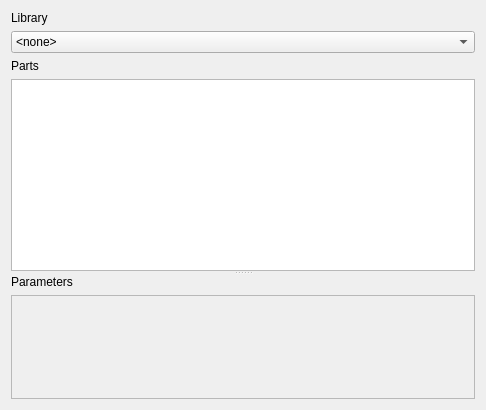
<?xml version="1.0" encoding="UTF-8"?>
<ui version="4.0">
 <class>LibraryWidget</class>
 <widget class="QWidget" name="LibraryWidget">
  <property name="geometry">
   <rect>
    <x>0</x>
    <y>0</y>
    <width>486</width>
    <height>410</height>
   </rect>
  </property>
  <property name="windowTitle">
   <string>Library</string>
  </property>
  <layout class="QGridLayout" name="gridLayout">
   <item row="1" column="0">
    <widget class="QComboBox" name="comboBox">
     <item>
      <property name="text">
       <string>&lt;none&gt;</string>
      </property>
     </item>
    </widget>
   </item>
   <item row="3" column="0">
    <widget class="QSplitter" name="splitter">
     <property name="lineWidth">
      <number>1</number>
     </property>
     <property name="orientation">
      <enum>Qt::Vertical</enum>
     </property>
     <property name="childrenCollapsible">
      <bool>false</bool>
     </property>
     <widget class="LibraryListWidget" name="listWidgetParts">
      <property name="dragEnabled">
       <bool>true</bool>
      </property>
     </widget>
     <widget class="QWidget" name="widget" native="true">
      <property name="sizePolicy">
       <sizepolicy hsizetype="Preferred" vsizetype="Preferred">
        <horstretch>0</horstretch>
        <verstretch>1</verstretch>
       </sizepolicy>
      </property>
      <layout class="QVBoxLayout" name="verticalLayout">
       <property name="margin">
        <number>0</number>
       </property>
       <item>
        <widget class="QLabel" name="label">
         <property name="text">
          <string>Parameters</string>
         </property>
        </widget>
       </item>
       <item>
        <widget class="QScrollArea" name="scrollArea">
         <property name="frameShadow">
          <enum>QFrame::Plain</enum>
         </property>
         <property name="widgetResizable">
          <bool>true</bool>
         </property>
         <widget class="QWidget" name="scrollAreaWidgetContents">
          <property name="geometry">
           <rect>
            <x>0</x>
            <y>0</y>
            <width>466</width>
            <height>73</height>
           </rect>
          </property>
          <layout class="QVBoxLayout" name="verticalLayout_2">
           <property name="spacing">
            <number>0</number>
           </property>
           <property name="margin">
            <number>0</number>
           </property>
          </layout>
         </widget>
        </widget>
       </item>
      </layout>
     </widget>
    </widget>
   </item>
   <item row="0" column="0">
    <widget class="QLabel" name="label_2">
     <property name="text">
      <string>Library</string>
     </property>
    </widget>
   </item>
   <item row="2" column="0">
    <widget class="QLabel" name="label_3">
     <property name="text">
      <string>Parts</string>
     </property>
    </widget>
   </item>
  </layout>
 </widget>
 <customwidgets>
  <customwidget>
   <class>LibraryListWidget</class>
   <extends>QListWidget</extends>
   <header>LibraryListWidget.h</header>
  </customwidget>
 </customwidgets>
 <resources/>
 <connections/>
</ui>
